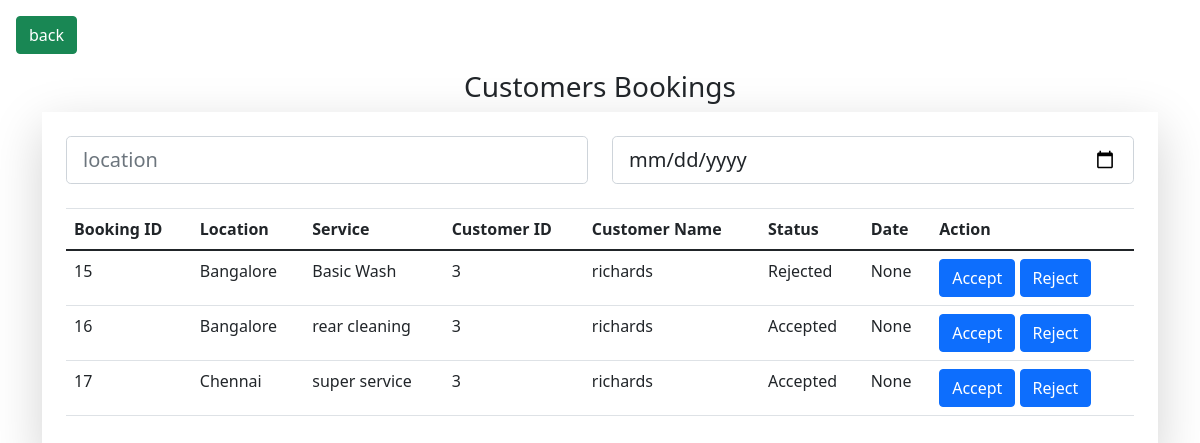
The page /admin_show_all_bookings (signed in) on the database as committed earlier.
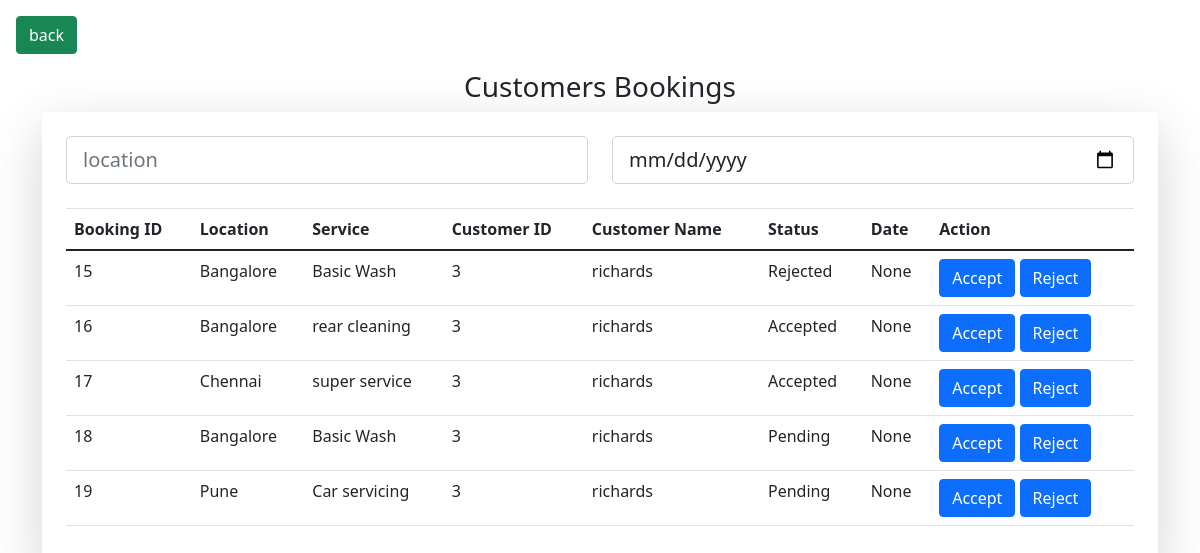
The same page on the database as committed later.
### app/models.py (models this page shows, shortened)
class Booking(models.Model):
    STATUS = (
        ('Pending', 'Pending'),
        ('Success', 'Success'),
        ('Rejected', 'Rejected'),
    )
    customer_details = models.ForeignKey(Customer, on_delete=models.SET_NULL, null=True, blank=True)
    service_details = models.ForeignKey(Service, on_delete=models.SET_NULL, null=True, blank=True)
    status = models.CharField(max_length=200, null=True, choices=STATUS)
    date_created = models.DateField(default=now)

class Service(models.Model):
    location = models.CharField(max_length=200, null=True, blank=True)
    service_type = models.ForeignKey(Servicetype, on_delete=models.SET_NULL, null=True, blank=True)

class Servicetype(models.Model):
    type_of_service = models.CharField(max_length=200, null=True, blank=True)
    def __str__(self):
        return str(self.type_of_service)

class Customer(models.Model):
    user = models.ForeignKey(User, null=True, blank=True, on_delete=models.CASCADE)
    username = models.CharField(max_length=200)
    email = models.EmailField(max_length=200)
    password = models.CharField(max_length=200)

### app/views.py (the view)
# urls.py: path('admin_show_all_bookings', views.adminShowAllBookings, name='show_all_bookings'),
@login_required(login_url='login')
def adminShowAllBookings(request):
    if request.user.is_staff:
        bookings = Booking.objects.all()
        context = {'bookings': bookings}
        return render(request, 'adminviewbookings.html', context)
    else:
        messages.info(request, 'You are not admin')
        context = {}
        return render(request, 'homepage.html', context)

### app/templates/adminviewbookings.html (shortened to what this page needs)
<!DOCTYPE html>
<html lang="en">
  {% load static %} {% block content %}
  <head>
    <link
      rel="stylesheet"
      href="https://stackpath.bootstrapcdn.com/bootstrap/4.3.1/css/bootstrap.min.css"
    />
    <link rel="stylesheet" type="text/css" />
    <link
      href="https://cdn.jsdelivr.net/npm/bootstrap@5.0.2/dist/css/bootstrap.min.css"
      rel="stylesheet"
    />
  </head>
  <body>
    <a
      class="btn btn-success"
      style="margin-left: 1em; margin-top: 1em"
      href="{% url 'home' %}"
      >back</a
    >
    <div class="container mt-3">
      <h3 style="text-align: center">Customers Bookings</h3>
      <div class="shadow-lg p-4 mb-4">
        <div class="row">
          <div class="col">
            <input
              type="text"
              id="location"
              class="form-control form-control-lg"
              placeholder="location"
              name="location"
              required
            />
          </div>
          <div class="col">
            <input
              type="date"
              id="inputdate"
              class="form-control form-control-lg"
              placeholder="Date"
              name="inputdate"
              required
            />
          </div>
        </div>
        <br />
        <table class="table" id="bookings_table">
          <thead>
            <tr>
              <th scope="col">Booking ID</th>
              <th scope="col">Location</th>
              <th scope="col">Service</th>
              <th scope="col">Customer ID</th>
              <th scope="col">Customer Name</th>
              <th scope="col">Status</th>
              <th scope="col">Date</th>
              <th scope="col">Action</th>
            </tr>
          </thead>
          <tbody>
            {% for booking in bookings %}
            <tr id="parentRow">
              <td>{{booking.id}}</td>
              <td id="unique">{{booking.service_details.location}}</td>
              <td>{{booking.service_details.service_type}}</td>
              <td>{{booking.customer_details.id}}</td>
              <td>{{booking.customer_details.username}}</td>
              <td>{{booking.status}}</td>
              <td>{{booking.date_created}}</td>
              <td>
                <a
                  class="btn btn-primary"
                  href="{% url 'admin_modify_status' booking.id '1' %}"
                  >Accept</a
                >
                <a
                  class="btn btn-primary"
                  href="{% url 'admin_modify_status' booking.id '0' %}"
                  >Reject</a
                >
              </td>
            </tr>
            {% endfor %}
          </tbody>
        </table>
      </div>
    </div>
    {% endblock content %}
  </body>
</html>

Rows that differ between the two databases and show on the page:
added Booking: id "18", service_details.location "Bangalore", service_details.service_type "Basic Wash", customer_details.id "3", customer_details.username "richards", status "Pending", date_created "None"
added Booking: id "19", service_details.location "Pune", service_details.service_type "Car servicing", customer_details.id "3", customer_details.username "richards", status "Pending", date_created "None"
